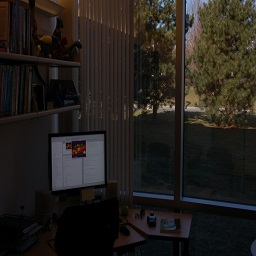
%> input picture proj1/201331202_Assignment1/codes/office.jpg, 256 x 256 px
$ octave ques2histogramequalizationramp.m   (GNU Octave 9; MATLAB toolbox functions it lacks are replaced by stand-ins)
%> lines starting %> are read from the running program, lines starting %| are printed output that depends on the picture
close all;
image = imread('office.jpg');
%> image is the input picture: size 256x256x3 uint8; mean R, G, B 35.5, 31.6, 27.3
[l, b,h] = size(image);
%> l = 256; b = 256; h = 3

red = image(:,:,1);
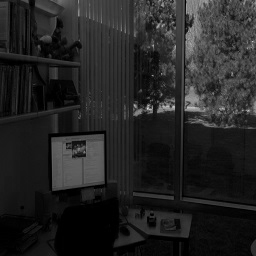
%> red: size 256x256 uint8; min 0, max 220, mean 35.5
figure;
imhist(red);
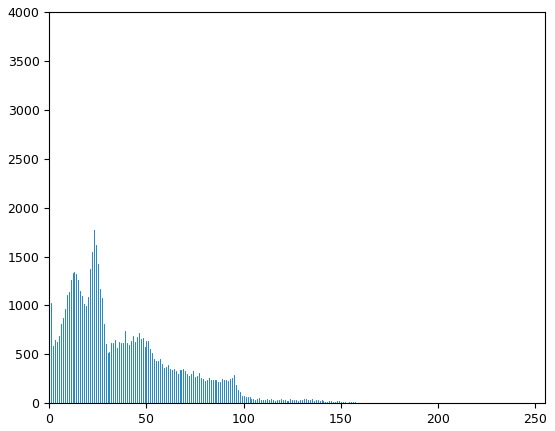
%> figure redrawn from the program's plot data; highest point at x = 0, y = 3877
green = image(:,:,2);
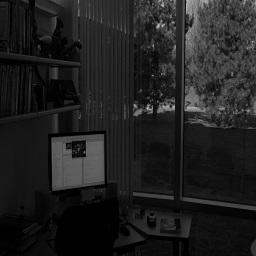
%> green: size 256x256 uint8; min 0, max 204, mean 31.6
blue = image(:,:,3);
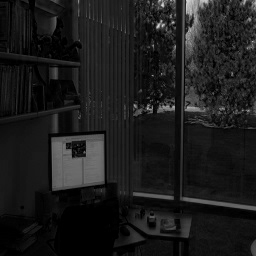
%> blue: size 256x256 uint8; min 0, max 217, mean 27.3
hred = imhist(red);
%> hred = 256 values, max 3877 at index 1, min 0 at index 176, mean 256
hgreen = imhist(green);
%> hgreen = 256 values, max 4014 at index 1, min 0 at index 181, mean 256
hblue = imhist(blue);
%> hblue = 256 values, max 4423 at index 1, min 0 at index 204, mean 256
hred = hred/(l*b);
%> hred = 256 values, max 0.0592 at index 1, min 0 at index 176, mean 0.00391
hgreen = hgreen/(l*b);
%> hgreen = 256 values, max 0.0612 at index 1, min 0 at index 181, mean 0.00391
hblue = hblue/(l*b);
%> hblue = 256 values, max 0.0675 at index 1, min 0 at index 204, mean 0.00391
cred = [];
cred(1) = hred(1);
cgreen = [];
cgreen(1) = hgreen(1);
cblue = [];
cblue(1) = hblue(1);
for i = 2:256
    cred(i) = cred(i-1) + hred(i);
    cgreen(i) = cgreen(i-1) + hgreen(i);
    cblue(i) = cblue(i-1) + hblue(i);
end
%> after the loop, cblue = 256 values from 0.0675 to 1; cgreen = 256 values from 0.0612 to 1; cred = 256 values from 0.0592 to 1

ramp=[];
for i = 1:256
    if(i<=100)
        ramp(i) = 0;
    elseif i<151
        ramp(i) = ramp(i-1)+((l*b)/255)*(i-100)/50;
    else
        ramp(i) = ramp(i-1);
    end
end
%> after the loop, ramp = 256 values from 0 to 6553.6
ramp = ramp/(l*b);
%> ramp = 256 values from 0 to 0.1
cramp = [];
cramp(1) = ramp(1);
for i = 2:256
    cramp(i) = cramp(i-1)+ramp(i);
end
%> after the loop, cramp = 256 values from 0 to 12.33

mapcred = zeros(256,1);
mapcgreen = zeros(256,1);
mapcblue = zeros(256,1);
for i = 1:256
    [~,index] = min(abs(cramp-cred(i)));
    mapcred(i) = index(1);
    [~,index] = min(abs(cramp-cgreen(i)));
    mapcgreen(i) = index(1);
    [~,index] = min(abs(cramp-cblue(i)));
    mapcblue(i) = index(1);
end
%> this loop made 256 passes
%> after the loop, mapcblue = 256 values from 116 to 141; mapcgreen = 256 values from 116 to 141; mapcred = 256 values from 116 to 141

for i = 1:l
    for j = 1:b
        red(i,j) = mapcred(red(i,j)+1);
        green(i,j) = mapcgreen(green(i,j)+1);
        blue(i,j) = mapcblue(blue(i,j)+1);
    end
end
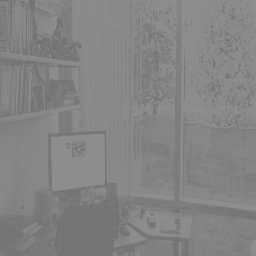
%> blue: size 256x256 uint8; min 116, max 141, mean 131.4
figure;
imhist(red);
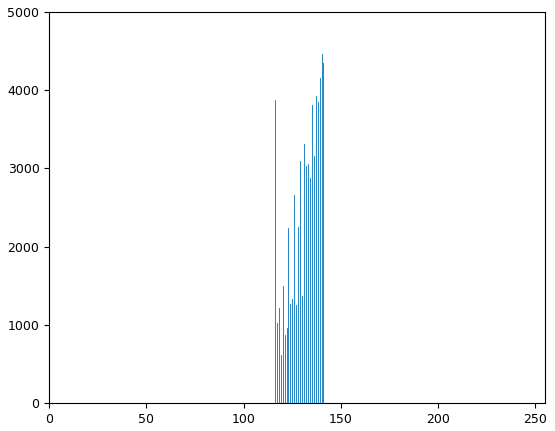
%> figure redrawn from the program's plot data; highest point at x = 140, y = 4468
image = cat(3,red,green,blue);
figure
imshow(image);
